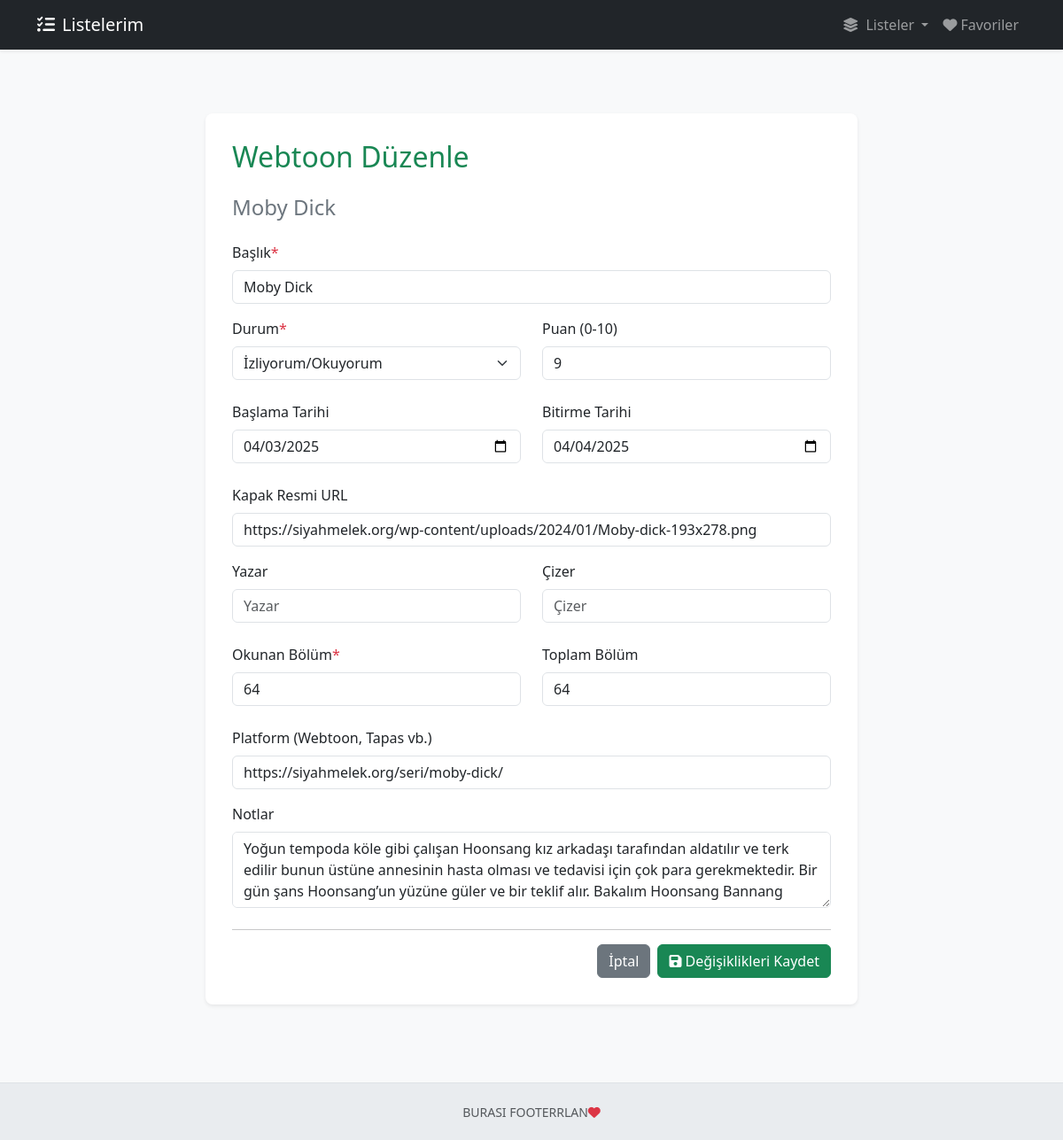
/webtoon/9/edit/, run on an earlier commit of the app's database.
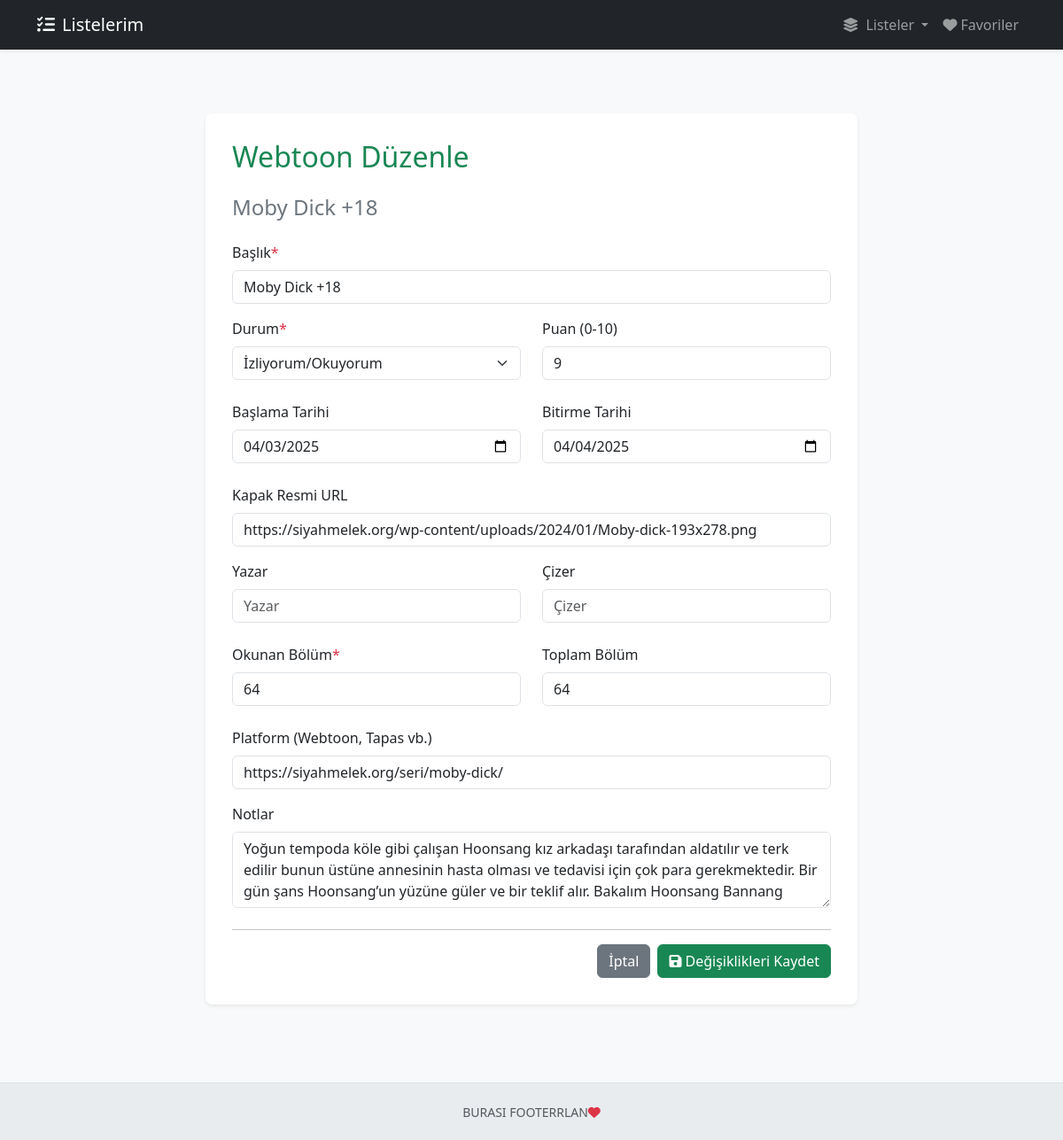
And on a later commit of the database.
### tracker/models.py (models this page shows, shortened)
class MediaItem(models.Model):
    STATUS_CHOICES = [
        ("Watching", "İzliyorum/Okuyorum"),
        ("Completed", "Tamamladım"),
        ("On Hold", "Beklemede"),
        ("Dropped", "Bıraktım"),
        ("Plan to Watch", "İzleyeceğim/Okuyacağım"),
    ]
    title = models.CharField(max_length=255, verbose_name="Başlık")
    status = models.CharField(
        max_length=20,
        choices=STATUS_CHOICES,
        default="Plan to Watch",
        verbose_name="Durum",
    )
    rating = models.PositiveSmallIntegerField(
        null=True,
        blank=True,
        verbose_name="Puan (0-10)",
        validators=[
            MinValueValidator(0, message="Puan 0'dan küçük olamaz."),
            MaxValueValidator(10, message="Puan 10'dan büyük olamaz."),
        ],
    )
    start_date = models.DateField(
        null=True, blank=True, verbose_name="Başlama Tarihi"
    )
    end_date = models.DateField(
        null=True, blank=True, verbose_name="Bitirme Tarihi"
    )
    notes = models.TextField(blank=True, verbose_name="Notlar")
    cover_image_url = models.URLField(
        blank=True, null=True, verbose_name="Kapak Resmi URL"
    )
    added_date = models.DateTimeField(
        default=timezone.now, verbose_name="Eklenme Tarihi"
    )  # Otomatik eklenme zamanı
    class Meta:
        abstract = True  # Bu model için tablo oluşturma, sadece miras alınsın.
        ordering = [
            "-added_date",
            "title",
        ]  # Varsayılan sıralama (yeni->eski, sonra başlık)

class Webtoon(MediaItem):
    author = models.CharField(max_length=100, blank=True, verbose_name="Yazar")
    artist = models.CharField(max_length=100, blank=True, verbose_name="Çizer")
    chapters_read = models.PositiveIntegerField(
        default=0, verbose_name="Okunan Bölüm"
    )
    total_chapters = models.PositiveIntegerField(
        null=True, blank=True, verbose_name="Toplam Bölüm"
    )
    platform = models.CharField(
        max_length=100,
        blank=True,
        verbose_name="Platform (Webtoon, Tapas vb.)",
    )

### tracker/views.py (the view)
# urls.py: path("webtoon/<int:pk>/edit/", views.webtoon_edit, name="webtoon_edit"),
def webtoon_edit(request, pk):
    return _process_edit_view(
        request,
        pk,
        Webtoon,
        WebtoonForm,
        "tracker/webtoon_form.html",
        "tracker:webtoon_list_view",
    )

### tracker/templates/tracker/webtoon_form.html (shortened to what this page needs)
{% extends 'tracker/base.html' %}
{% load static %}
{% block content %}
    <div class="row justify-content-center mt-4 mb-5">
        <div class="col-md-10 col-lg-8">
             <div class="form-container shadow-sm">
                <h2 class="mb-3 text-success">Webtoon Düzenle</h2>
                <h4 class="mb-4 text-secondary">{{ item.title }}</h4>
                <form method="post" action="">
                    <div class="mb-3">
                        <label for="{{ form.title.id_for_label }}" class="form-label">{{ form.title.label }}{% if form.title.field.required %}<span class="text-danger">*</span>{% endif %}</label>
                        {{ form.title }}
                    </div>
                    <div class="row">
                        <div class="col-md-6 mb-3">
                            <label for="{{ form.status.id_for_label }}" class="form-label">{{ form.status.label }}{% if form.status.field.required %}<span class="text-danger">*</span>{% endif %}</label>
                            {{ form.status }}
                        </div>
                        <div class="col-md-6 mb-3">
                            <label for="{{ form.rating.id_for_label }}" class="form-label">{{ form.rating.label }}{% if form.rating.field.required %}<span class="text-danger">*</span>{% endif %}</label>
                            {{ form.rating }}
                        </div>
                    </div>
                    <div class="row">
                        <div class="col-md-6 mb-3">
                             <label for="{{ form.start_date.id_for_label }}" class="form-label">{{ form.start_date.label }}{% if form.start_date.field.required %}<span class="text-danger">*</span>{% endif %}</label>
                             {{ form.start_date }}
                        </div>
                        <div class="col-md-6 mb-3">
                             <label for="{{ form.end_date.id_for_label }}" class="form-label">{{ form.end_date.label }}{% if form.end_date.field.required %}<span class="text-danger">*</span>{% endif %}</label>
                             {{ form.end_date }}
                        </div>
                    </div>
                    <div class="mb-3">
                        <label for="{{ form.cover_image_url.id_for_label }}" class="form-label">{{ form.cover_image_url.label }}{% if form.cover_image_url.field.required %}<span class="text-danger">*</span>{% endif %}</label>
                        {{ form.cover_image_url }}
                    </div>
                    <div class="row">
                        <div class="col-md-6 mb-3">
                            <label for="{{ form.author.id_for_label }}" class="form-label">{{ form.author.label }}{% if form.author.field.required %}<span class="text-danger">*</span>{% endif %}</label>
                            {{ form.author }}
                        </div>
                         <div class="col-md-6 mb-3">
                            <label for="{{ form.artist.id_for_label }}" class="form-label">{{ form.artist.label }}{% if form.artist.field.required %}<span class="text-danger">*</span>{% endif %}</label>
                            {{ form.artist }}
                        </div>
                    </div>
                    <div class="row">
                        <div class="col-md-6 mb-3">
                            <label for="{{ form.chapters_read.id_for_label }}" class="form-label">{{ form.chapters_read.label }}{% if form.chapters_read.field.required %}<span class="text-danger">*</span>{% endif %}</label>
                            {{ form.chapters_read }}
                        </div>
                         <div class="col-md-6 mb-3">
                            <label for="{{ form.total_chapters.id_for_label }}" class="form-label">{{ form.total_chapters.label }}{% if form.total_chapters.field.required %}<span class="text-danger">*</span>{% endif %}</label>
                            {{ form.total_chapters }}
                        </div>
                    </div>
                    <div class="mb-3">
                        <label for="{{ form.platform.id_for_label }}" class="form-label">{{ form.platform.label }}{% if form.platform.field.required %}<span class="text-danger">*</span>{% endif %}</label>
                        {{ form.platform }}
                    </div>
                    <div class="mb-3">
                        <label for="{{ form.notes.id_for_label }}" class="form-label">{{ form.notes.label }}{% if form.notes.field.required %}<span class="text-danger">*</span>{% endif %}</label>
                        {{ form.notes }}
                    </div>
                    <hr class="mt-4 mb-3">
                    <div class="d-grid gap-2 d-md-flex justify-content-md-end">
                         <a href="{% url 'tracker:webtoon_list_view' %}" class="btn btn-secondary">İptal</a>
                        <button type="submit" class="btn btn-success"><i class="fas fa-save me-1" aria-hidden="true"></i>Değişiklikleri Kaydet</button>
                    </div>
                </form>
            </div>
        </div>
    </div>
{% endblock content %}

### tracker/templates/tracker/base.html (shortened to what this page needs)
{% load static %}
<!DOCTYPE html>
<html lang="tr">
<head>
    <link href="https://cdn.jsdelivr.net/npm/bootstrap@5.3.3/dist/css/bootstrap.min.css" rel="stylesheet">
    <link rel="stylesheet" href="https://cdnjs.cloudflare.com/ajax/libs/font-awesome/6.5.1/css/all.min.css" />
    <link rel="stylesheet" type="text/css" href="{% static 'tracker/css/custom.css' %}">
</head>
<body>
    <nav class="navbar navbar-expand-lg navbar-dark bg-dark fixed-top shadow-sm">
      <div class="container">
        <a class="navbar-brand" href="{% url 'tracker:dashboard' %}"><i class="fas fa-list-check me-2" aria-hidden="true"></i>Listelerim</a>
        <div class="collapse navbar-collapse" id="navbarNav">
          <ul class="navbar-nav ms-auto">
            <li class="nav-item dropdown">
              <a class="nav-link dropdown-toggle "
                 href="#" id="navbarDropdownMenuLink" role="button" data-bs-toggle="dropdown" aria-expanded="false">
                <i class="fas fa-layer-group me-1" aria-hidden="true"></i> Listeler
              </a>
            </li>
            <li class="nav-item">
              <a class="nav-link {% if request.resolver_match.view_name == 'tracker:favorites_view' %}active{% endif %}" href="{% url 'tracker:favorites_view' %}"><i class="fas fa-heart me-1" aria-hidden="true"></i>Favoriler</a>
            </li>
          </ul>
        </div>
      </div>
    </nav>
    <div class="container mt-4 main-container">
        {% block content %}
        {% endblock content %}
    </div>
    <footer class="text-center text-muted">
        <small>BURASI FOOTERRLAN<i class="fas fa-heart text-danger" aria-hidden="true"></i></small>
    </footer>
</body>
</html>

### tracker/static/tracker/css/custom.css (style rules this page uses)
body { padding-top: 70px; background-color: #f8f9fa; display: flex; flex-direction: column; min-height: 100vh; }
.main-container { flex: 1; }
footer { margin-top: 40px; padding: 20px 0; border-top: 1px solid #dee2e6; background-color: #e9ecef; flex-shrink: 0; }
.form-container { background-color: #ffffff; padding: 30px; border-radius: 8px; margin-top: 10px; box-shadow: 0 2px 4px rgba(0,0,0,.1); }
.form-container h4, .form-container h2 { margin-bottom: 1.5rem !important; }

What changed in the data, as far as the page shows it:
changed Webtoon "İzliyorum/Okuyorum": title "Moby Dick" → "Moby Dick +18"
